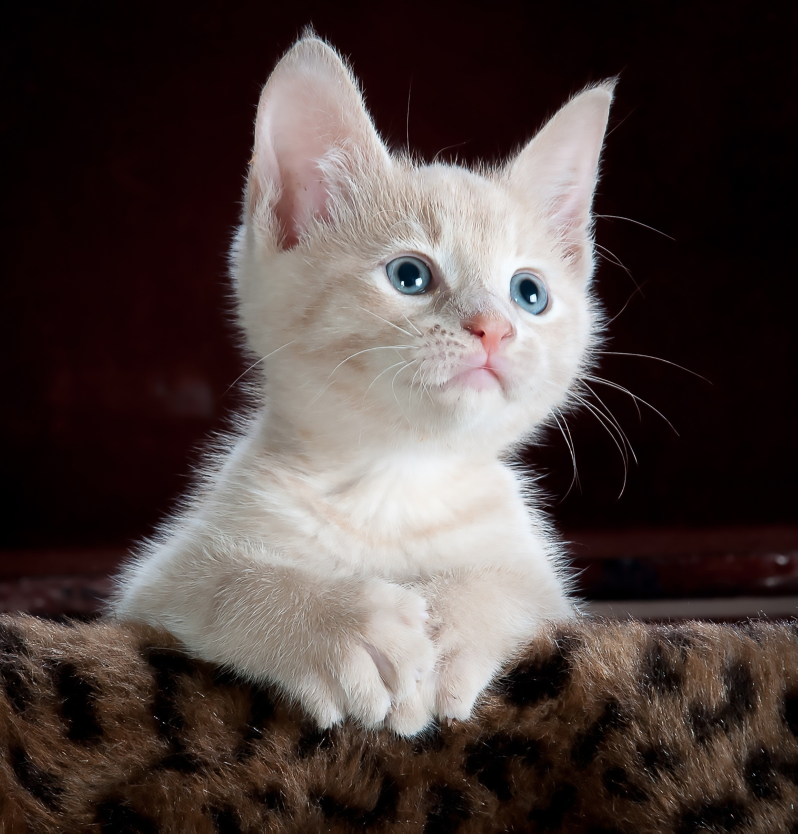
#> input picture cat.jpeg, 2392 x 2500 px, found by its file name (shown at 1/3 size)
$ python DFT_iDFT.py
#> lines starting #> are read from the running program, lines starting #| are printed output that depends on the picture
import cv2
import numpy as np
import matplotlib.pyplot as plt
def DFT(padded_image):
    M, N = padded_image.shape
    dft2d = np.zeros((M, N), dtype=complex)

    for k in range(M):
        for l in range(N):
            sum_ = 0.0
            for m in range(M):
                for n in range(N):
                    e = np.exp(-2j * np.pi * ((k * m) / M + (l * n) / N))
                    sum_ += padded_image[m, n] * e
            dft2d[k, l] = sum_
    return dft2d

def IDFT(dft_image):
    M, N = dft_image.shape
    idft2d = np.zeros((M,N), dtype=complex)

    for k in range(M):
        for l in range(N):
            sum_ = 0.0
            for m in range(M):
                for n in range(N):
                    e = np.exp(2j * np.pi * ((k * m) / M + (l * n) / N))
                    sum_ += dft_image[m, n] * e
            idft2d[k, l] = sum_
    return idft2d

image = cv2.imread('../image/cat.jpeg', 0)  # 1은 color, 0은 gray scale을 의미
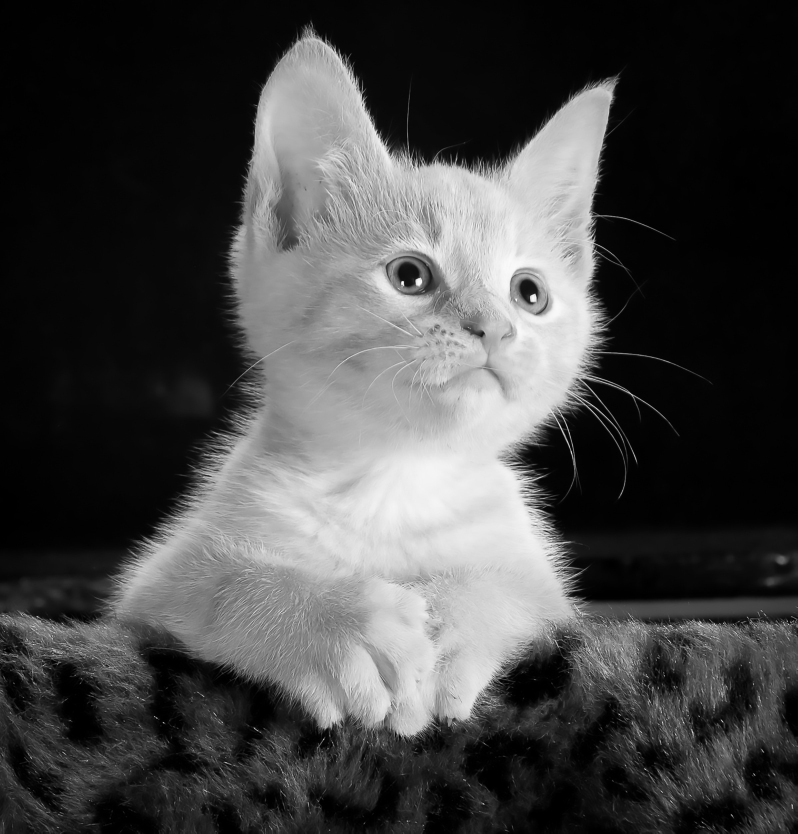
#> image: shape (2500, 2392) (shown at 1/3 size); min 0, max 255, mean 70
image = cv2.resize(image, (50, 50))
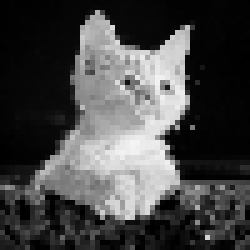
#> image: shape (50, 50) (shown 5 times larger); min 0, max 244, mean 70
plt.imshow(image, cmap='gray')
plt.show()

M, N = image.shape
#> M = 50; N = 50

# zero padding
P, Q = 2 * M, 2 * N
#> P = 100; Q = 100
padded_image = np.zeros((P, Q))
padded_image[:M, :N] = image
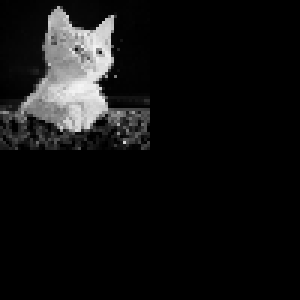
#> padded_image: shape (100, 100) float64 (shown 3 times larger); min 0, max 244, mean 17.5
plt.imshow(padded_image, cmap='gray')
plt.show()

# Centering
padded_image_new = np.zeros((P, Q))
for x in range(P):
    for y in range(Q):
        padded_image_new[x, y] = padded_image[x, y] * ((-1) ** (x + y))
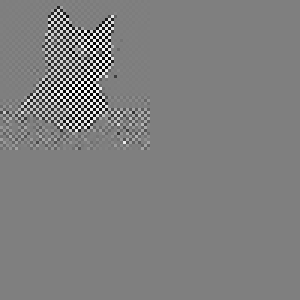
#> padded_image_new: shape (100, 100) float64 (shown 3 times larger); min -243, max 244, mean -0.1; drawn with min black and max white

# DFT
dft2d = DFT(padded_image_new)
#> (the run stopped early here; a loop or call above may not have finished)
